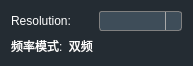
<?xml version="1.0" encoding="UTF-8"?>
<ui version="4.0">
 <class>PhaseControlView</class>
 <widget class="QWidget" name="PhaseControlView">
  <property name="geometry">
   <rect>
    <x>0</x>
    <y>0</y>
    <width>193</width>
    <height>58</height>
   </rect>
  </property>
  <property name="windowTitle">
   <string>Form</string>
  </property>
  <property name="styleSheet">
   <string notr="true">background-color: rgb(36, 44, 51);</string>
  </property>
  <layout class="QVBoxLayout" name="verticalLayout">
   <item>
    <layout class="QHBoxLayout" name="horizontalLayout">
     <item>
      <widget class="QLabel" name="labe_ir">
       <property name="styleSheet">
        <string notr="true">background-color: rgba(255, 255, 255, 0);
color: rgb(255, 255, 255);</string>
       </property>
       <property name="text">
        <string>Resolution:</string>
       </property>
      </widget>
     </item>
     <item>
      <spacer name="horizontalSpacer">
       <property name="orientation">
        <enum>Qt::Horizontal</enum>
       </property>
       <property name="sizeHint" stdset="0">
        <size>
         <width>40</width>
         <height>20</height>
        </size>
       </property>
      </spacer>
     </item>
     <item>
      <widget class="QComboBox" name="cb_resolution_phase">
       <property name="styleSheet">
        <string notr="true">QComboBox {
	color: rgb(255, 255, 255);
    border: 1px solid gray;
    border-radius: 3px;
    padding: 1px 18px 1px 3px;
    min-width: 6em;
}
 
 
QComboBox:!editable, QComboBox::drop-down:editable {
       background-color: rgba(62,77,89);
       color: rgb(255, 255, 255);
}
 
/* QComboBox gets the &quot;on&quot; state when the popup is open */
QComboBox:!editable:on, QComboBox::drop-down:editable:on {
       background-color: rgba(62,77,89);
       color: rgb(255, 255, 255);
}
 
QComboBox:on { /* shift the text when the popup opens */
    padding-top: 3px;
    padding-left: 4px;
}
 
QComboBox::drop-down {
    subcontrol-origin: padding;
    subcontrol-position: top right;
    width: 15px;
 
    border-left-width: 1px;
    border-left-color: darkgray;
    border-left-style: solid; /* just a single line */
    border-top-right-radius: 3px; /* same radius as the QComboBox */
    border-bottom-right-radius: 3px;
}
 
QComboBox::down-arrow {
    image: url(:/res/image/combobox_ico.png);
}
 
QComboBox::down-arrow:on { /* shift the arrow when popup is open */
    top: 1px;
    left: 1px;
}
QComboBox QAbstractItemView
{
     background-color: rgba(62,77,89);
}
 
QComboBox QAbstractItemView::item
{
    color: rgb(255, 255, 255);
    height: 24px;
}
 
QComboBox QAbstractItemView::item:selected
{	
    background-color: rgba(9,11,13);
}</string>
       </property>
      </widget>
     </item>
    </layout>
   </item>
   <item>
    <widget class="QLabel" name="label_freq">
     <property name="styleSheet">
      <string notr="true">background-color: rgba(255, 255, 255, 0);
color: rgb(255, 255, 255);</string>
     </property>
     <property name="text">
      <string>频率模式:  双频</string>
     </property>
    </widget>
   </item>
  </layout>
 </widget>
 <resources/>
 <connections/>
</ui>
